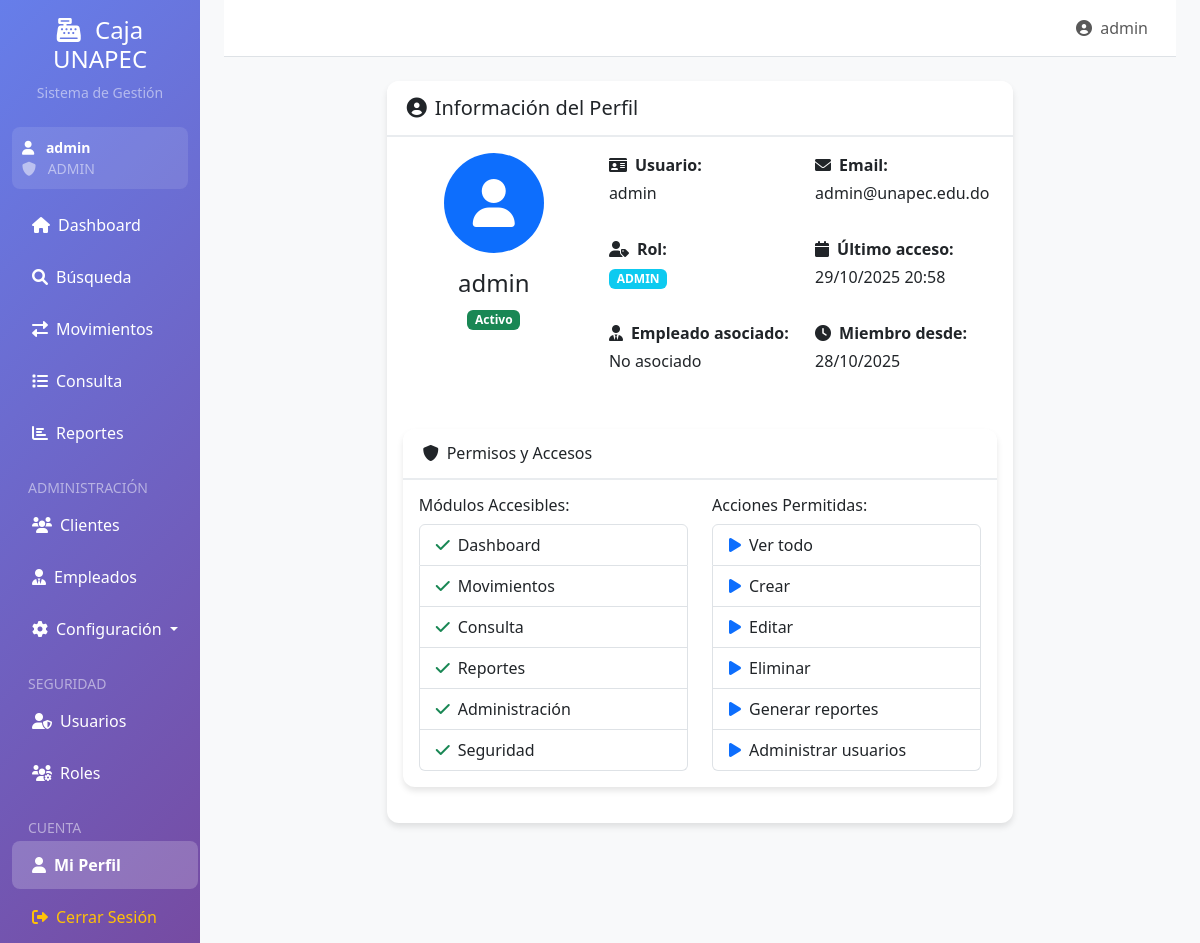
Page /perfil (signed in) on the earlier database version.
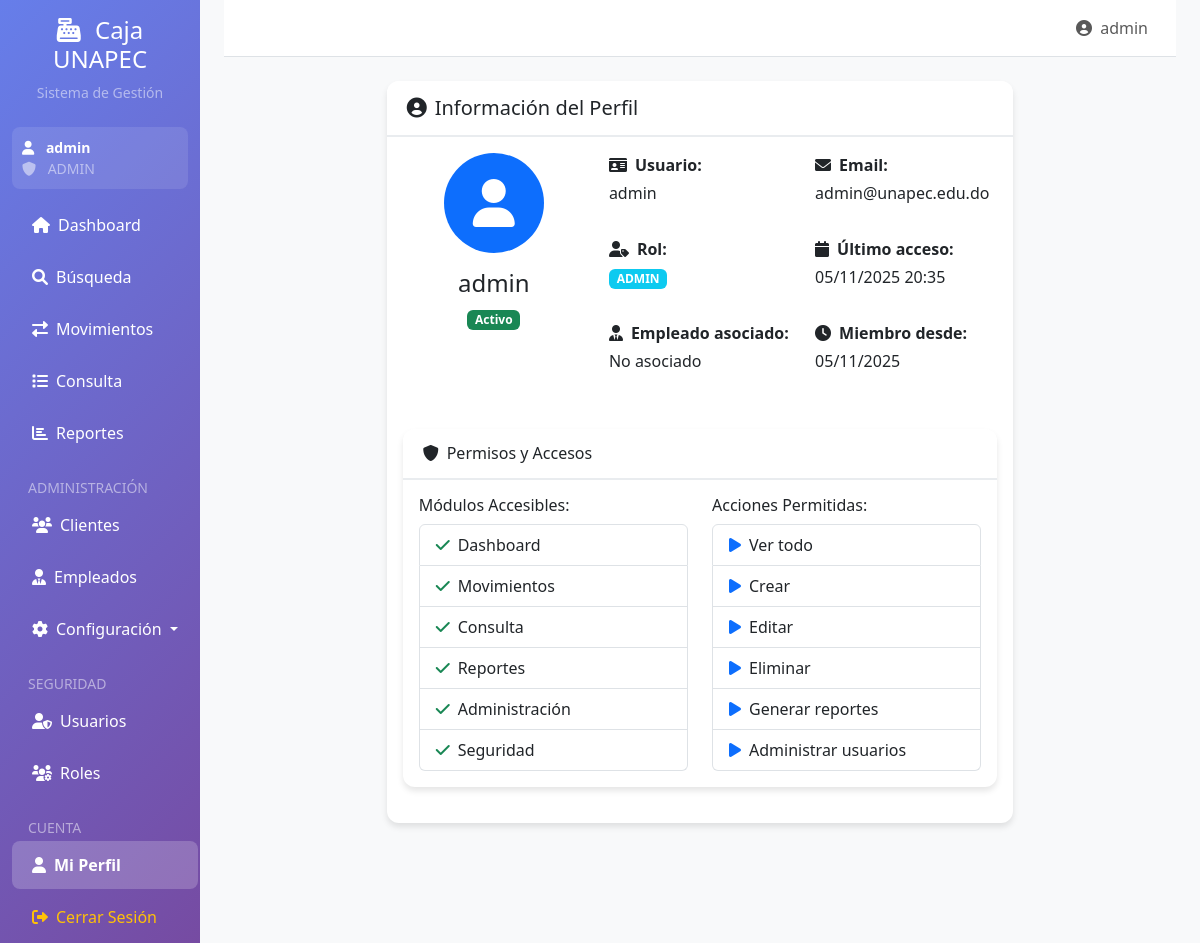
Same page on the later database version.
### app.py (models this page shows)
class Usuario(UserMixin, db.Model):
    id = db.Column(db.Integer, primary_key=True)
    username = db.Column(db.String(50), unique=True, nullable=False)
    password = db.Column(db.String(255), nullable=False)
    email = db.Column(db.String(100), unique=True, nullable=False)
    empleado_id = db.Column(db.Integer, db.ForeignKey('empleado.id'))
    rol_id = db.Column(db.Integer, db.ForeignKey('rol.id'), nullable=False)
    estado = db.Column(db.String(20), default='Activo')
    fecha_creacion = db.Column(db.DateTime, default=datetime.now)
    ultimo_acceso = db.Column(db.DateTime)

class Rol(db.Model):
    id = db.Column(db.Integer, primary_key=True)
    nombre = db.Column(db.String(50), unique=True, nullable=False)
    descripcion = db.Column(db.String(200))
    usuarios = db.relationship('Usuario', backref='rol', lazy=True)

### app.py (the view)
@app.route('/perfil')
@login_required
def perfil():
    return render_template('perfil.html',
                         obtener_modulos_permitidos=obtener_modulos_permitidos,
                         obtener_acciones_permitidas=obtener_acciones_permitidas)

### app.py (called while the page is built)
@login_manager.user_loader
def load_user(user_id):
    return Usuario.query.get(int(user_id))

def obtener_modulos_permitidos(rol):
    permisos = {
        'ADMIN': ['Dashboard', 'Movimientos', 'Consulta', 'Reportes', 'Administración', 'Seguridad'],
        'GERENTE': ['Dashboard', 'Movimientos', 'Consulta', 'Reportes', 'Administración'],
        'CAJERO': ['Dashboard', 'Movimientos'],
        'CONSULTA': ['Dashboard', 'Consulta', 'Reportes']
    }
    return permisos.get(rol, [])

def obtener_acciones_permitidas(rol):
    acciones = {
        'ADMIN': ['Ver todo', 'Crear', 'Editar', 'Eliminar', 'Generar reportes', 'Administrar usuarios'],
        'GERENTE': ['Ver todo', 'Crear', 'Editar', 'Generar reportes'],
        'CAJERO': ['Ver movimientos', 'Crear movimientos'],
        'CONSULTA': ['Ver consultas', 'Generar reportes']
    }
    return acciones.get(rol, [])

@app.context_processor
def inject_datetime():
    return {'datetime': datetime}

### templates/perfil.html (shortened to what this page needs)
{% extends "base.html" %}
{% block content %}
<div class="row justify-content-center">
    <div class="col-md-8">
        <div class="card">
            <div class="card-header">
                <h5 class="card-title mb-0">
                    <i class="fas fa-user-circle me-2"></i>Información del Perfil
                </h5>
            </div>
            <div class="card-body">
                <div class="row">
                    <div class="col-md-4 text-center mb-4">
                        <div class="bg-primary text-white rounded-circle d-inline-flex align-items-center justify-content-center" style="width: 100px; height: 100px;">
                            <i class="fas fa-user fa-3x"></i>
                        </div>
                        <h4 class="mt-3">{{ current_user.username }}</h4>
                        <span class="badge bg-{% if current_user.estado == 'Activo' %}success{% else %}danger{% endif %}">
                            {{ current_user.estado }}
                        </span>
                    </div>
                    <div class="col-md-8">
                        <div class="row">
                            <div class="col-md-6 mb-3">
                                <strong><i class="fas fa-id-card me-2"></i>Usuario:</strong>
                                <p class="mt-1">{{ current_user.username }}</p>
                            </div>
                            <div class="col-md-6 mb-3">
                                <strong><i class="fas fa-envelope me-2"></i>Email:</strong>
                                <p class="mt-1">{{ current_user.email }}</p>
                            </div>
                            <div class="col-md-6 mb-3">
                                <strong><i class="fas fa-user-tag me-2"></i>Rol:</strong>
                                <p class="mt-1">
                                    <span class="badge bg-info">{{ current_user.rol.nombre }}</span>
                                </p>
                            </div>
                            <div class="col-md-6 mb-3">
                                <strong><i class="fas fa-calendar me-2"></i>Último acceso:</strong>
                                <p class="mt-1">
                                    {% if current_user.ultimo_acceso %}
                                        {{ current_user.ultimo_acceso.strftime('%d/%m/%Y %H:%M') }}
                                    {% else %}
                                        No registrado
                                    {% endif %}
                                </p>
                            </div>
                            <div class="col-md-6 mb-3">
                                <strong><i class="fas fa-user-tie me-2"></i>Empleado asociado:</strong>
                                <p class="mt-1">
                                    {% if current_user.empleado %}
                                        {{ current_user.empleado.nombre }}
                                    {% else %}
                                        No asociado
                                    {% endif %}
                                </p>
                            </div>
                            <div class="col-md-6 mb-3">
                                <strong><i class="fas fa-clock me-2"></i>Miembro desde:</strong>
                                <p class="mt-1">{{ current_user.fecha_creacion.strftime('%d/%m/%Y') }}</p>
                            </div>
                        </div>
                    </div>
                </div>
                <div class="row mt-4">
                    <div class="col-12">
                        <div class="card">
                            <div class="card-header">
                                <h6 class="card-title mb-0">
                                    <i class="fas fa-shield-alt me-2"></i>Permisos y Accesos
                                </h6>
                            </div>
                            <div class="card-body">
                                <div class="row">
                                    <div class="col-md-6">
                                        <h6>Módulos Accesibles:</h6>
                                        <ul class="list-group">
                                            {% for modulo in obtener_modulos_permitidos(current_user.rol.nombre) %}
                                            <li class="list-group-item">
                                                <i class="fas fa-check text-success me-2"></i>{{ modulo }}
                                            </li>
                                            {% endfor %}
                                        </ul>
                                    </div>
                                    <div class="col-md-6">
                                        <h6>Acciones Permitidas:</h6>
                                        <ul class="list-group">
                                            {% for accion in obtener_acciones_permitidas(current_user.rol.nombre) %}
                                            <li class="list-group-item">
                                                <i class="fas fa-play text-primary me-2"></i>{{ accion }}
                                            </li>
                                            {% endfor %}
                                        </ul>
                                    </div>
                                </div>
                            </div>
                        </div>
                    </div>
                </div>
            </div>
        </div>
    </div>
</div>
{% endblock %}

### templates/base.html (shortened to what this page needs)
<!DOCTYPE html>
<html lang="es">
<head>
    <link href="https://cdn.jsdelivr.net/npm/bootstrap@5.3.0/dist/css/bootstrap.min.css" rel="stylesheet">
    <link href="https://cdnjs.cloudflare.com/ajax/libs/font-awesome/6.0.0/css/all.min.css" rel="stylesheet">
</head>
<body>
    <div class="container-fluid">
        <div class="row">
            <div class="col-md-3 col-lg-2 sidebar d-md-block collapse">
                <div class="position-sticky pt-3">
                    <div class="text-center mb-4">
                        <h4 class="text-white">
                            <i class="fas fa-cash-register me-2"></i>
                            Caja UNAPEC
                        </h4>
                        <p class="text-white-50 small">Sistema de Gestión</p>
                    </div>
                    {% if current_user.is_authenticated %}
                    <div class="user-info">
                        <div class="text-white small">
                            <i class="fas fa-user me-2"></i>
                            <strong>{{ current_user.username }}</strong>
                        </div>
                        <div class="text-white-50 small">
                            <i class="fas fa-shield-alt me-2"></i>
                            {{ current_user.rol.nombre }}
                        </div>
                    </div>
                    {% endif %}
                    <ul class="nav flex-column">
                        <li class="nav-item">
                            <a class="nav-link {% if request.endpoint == 'index' %}active{% endif %}" href="{{ url_for('index') }}">
                                <i class="fas fa-home me-2"></i>Dashboard
                            </a>
                        </li>
                        <li class="nav-item">
                            <a class="nav-link {% if request.endpoint == 'busqueda' %}active{% endif %}" href="{{ url_for('busqueda') }}">
                                <i class="fas fa-search me-2"></i>Búsqueda
                            </a>
                        </li>
                        {% if current_user.is_authenticated and current_user.rol.nombre in ['ADMIN', 'GERENTE', 'CAJERO'] %}
                        <li class="nav-item">
                            <a class="nav-link {% if request.endpoint == 'movimientos' %}active{% endif %}" href="{{ url_for('movimientos') }}">
                                <i class="fas fa-exchange-alt me-2"></i>Movimientos
                            </a>
                        </li>
                        {% endif %}
                        {% if current_user.is_authenticated and current_user.rol.nombre in ['ADMIN', 'GERENTE', 'CONSULTA'] %}
                        <li class="nav-item">
                            <a class="nav-link {% if request.endpoint == 'consulta' %}active{% endif %}" href="{{ url_for('consulta') }}">
                                <i class="fas fa-list me-2"></i>Consulta
                            </a>
                        </li>
                        {% endif %}
                        {% if current_user.is_authenticated and current_user.rol.nombre in ['ADMIN', 'GERENTE', 'CONSULTA'] %}
                        <li class="nav-item">
                            <a class="nav-link {% if request.endpoint == 'reporte' %}active{% endif %}" href="{{ url_for('reporte') }}">
                                <i class="fas fa-chart-bar me-2"></i>Reportes
                            </a>
                        </li>
                        {% endif %}
                        {% if current_user.is_authenticated and current_user.rol.nombre in ['ADMIN', 'GERENTE'] %}
                        <li class="nav-item mt-3">
                            <small class="text-white-50 px-3">ADMINISTRACIÓN</small>
                        </li>
                        <li class="nav-item">
                            <a class="nav-link {% if request.endpoint == 'clientes' %}active{% endif %}" href="{{ url_for('clientes') }}">
                                <i class="fas fa-users me-2"></i>Clientes
                            </a>
                        </li>
                        <li class="nav-item">
                            <a class="nav-link {% if request.endpoint == 'empleados' %}active{% endif %}" href="{{ url_for('empleados') }}">
                                <i class="fas fa-user-tie me-2"></i>Empleados
                            </a>
                        </li>
                        <li class="nav-item dropdown">
                            <a class="nav-link dropdown-toggle" href="#" role="button" data-bs-toggle="dropdown">
                                <i class="fas fa-cog me-2"></i>Configuración
                            </a>
                        </li>
                        {% endif %}
                        {% if current_user.is_authenticated and current_user.rol.nombre == 'ADMIN' %}
                        <li class="nav-item mt-3">
                            <small class="text-white-50 px-3">SEGURIDAD</small>
                        </li>
                        <li class="nav-item">
                            <a class="nav-link {% if request.endpoint == 'admin_usuarios' %}active{% endif %}" href="{{ url_for('admin_usuarios') }}">
                                <i class="fas fa-user-shield me-2"></i>Usuarios
                            </a>
                        </li>
                        <li class="nav-item">
                            <a class="nav-link {% if request.endpoint == 'admin_roles' %}active{% endif %}" href="{{ url_for('admin_roles') }}">
                                <i class="fas fa-users-cog me-2"></i>Roles
                            </a>
                        </li>
                        {% endif %}
                        <li class="nav-item mt-3">
                            <small class="text-white-50 px-3">CUENTA</small>
                        </li>
                        <li class="nav-item">
                            <a class="nav-link {% if request.endpoint == 'perfil' %}active{% endif %}" href="{{ url_for('perfil') }}">
                                <i class="fas fa-user me-2"></i>Mi Perfil
                            </a>
                        </li>
                        <li class="nav-item">
                            <a class="nav-link text-warning" href="{{ url_for('logout') }}">
                                <i class="fas fa-sign-out-alt me-2"></i>Cerrar Sesión
                            </a>
                        </li>
                    </ul>
                </div>
            </div>
            <div class="col-md-9 col-lg-10 main-content ms-sm-auto px-md-4">
                <nav class="navbar navbar-expand-lg navbar-light bg-white border-bottom">
                    <div class="container-fluid">
                        <div class="navbar-nav ms-auto">
                            {% if current_user.is_authenticated %}
                            <span class="navbar-text me-3">
                                <i class="fas fa-user-circle me-1"></i>
                                {{ current_user.username }}
                            </span>
                            {% endif %}
                        </div>
                    </div>
                </nav>
                <main class="py-4">
                    {% block content %}{% endblock %}
                </main>
            </div>
        </div>
    </div>
</body>
</html>

### templates/base.html (style rules this page uses)
.sidebar { min-height: 100vh; background: linear-gradient(135deg, #667eea 0%, #764ba2 100%); }
.sidebar .nav-link { color: #fff; padding: 12px 20px; margin: 2px 0; border-radius: 8px; transition: all 0.3s; }
.sidebar .nav-link.active { background: rgba(255, 255, 255, 0.2); font-weight: bold; }
.main-content { background-color: #f8f9fa; min-height: 100vh; }
.card { border: none; border-radius: 12px; box-shadow: 0 4px 6px rgba(0, 0, 0, 0.1); margin-bottom: 20px; }
.card-header { background: white; border-bottom: 2px solid #e9ecef; border-radius: 12px 12px 0 0 !important; padding: 15px 20px; }
.user-info { background: rgba(255, 255, 255, 0.1); border-radius: 8px; padding: 10px; margin: 10px 0; }

Differences in the rows shown:
changed Usuario "admin": ultimo_acceso "29/10/2025 20:58" → "05/11/2025 20:35"; fecha_creacion "28/10/2025" → "05/11/2025"
